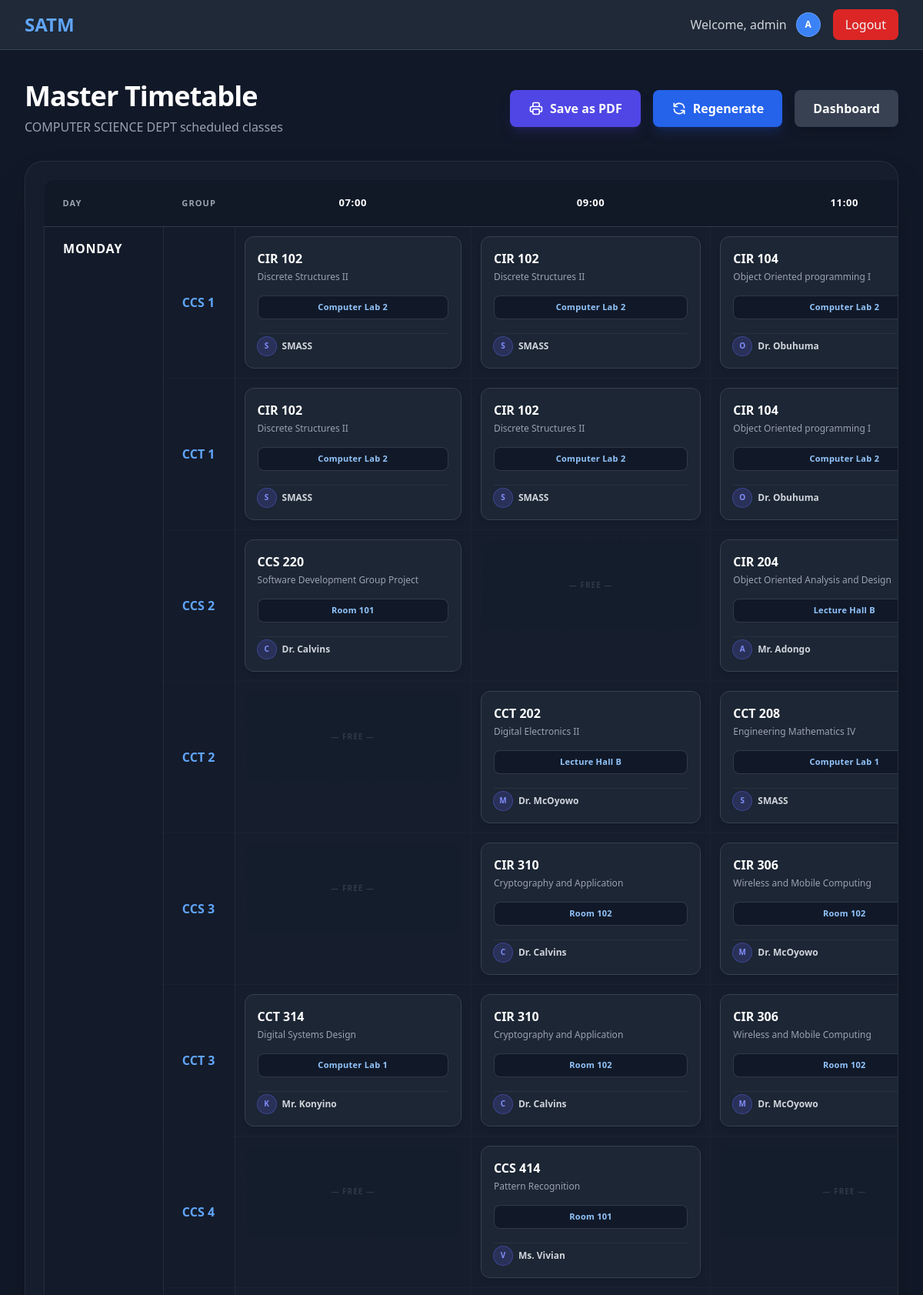
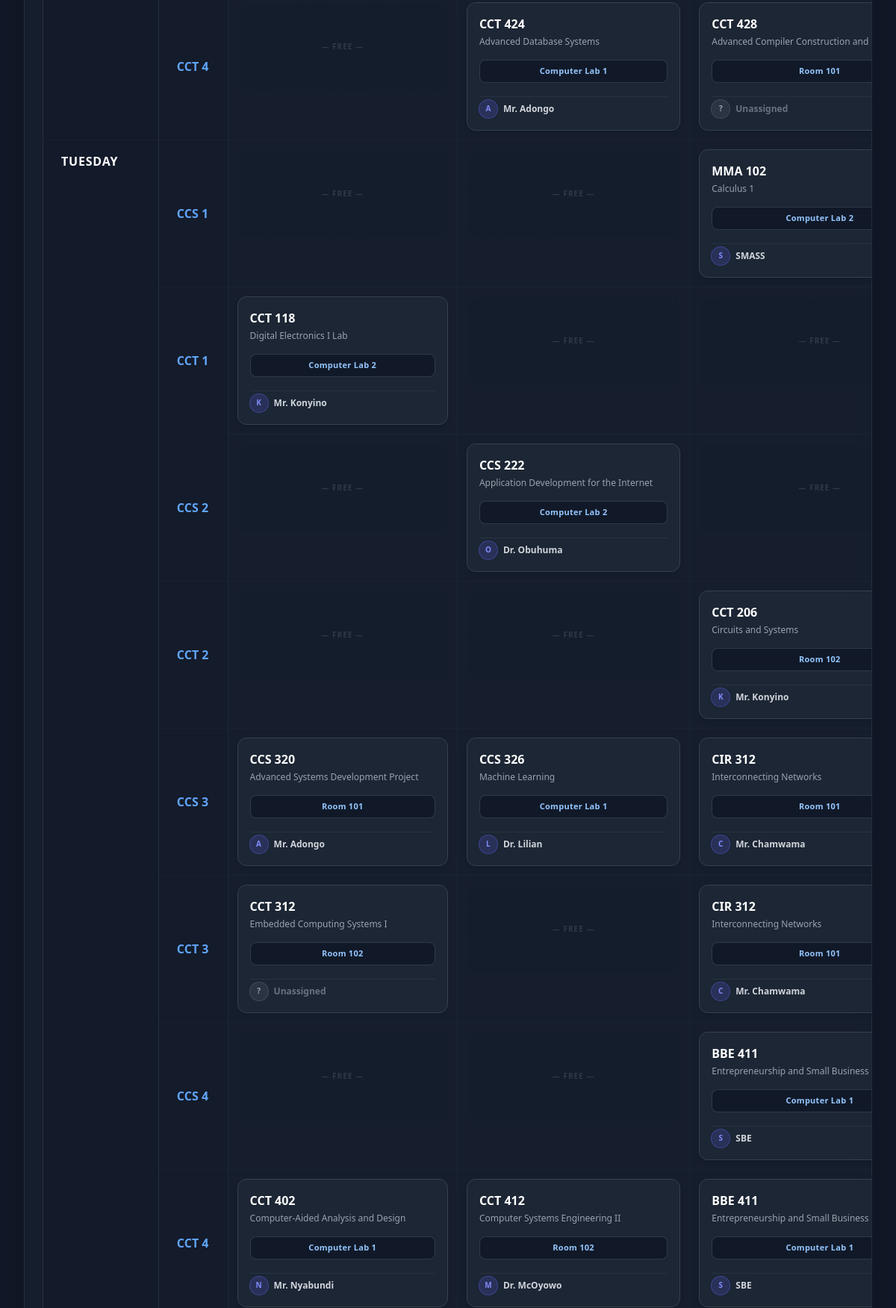
Screenshot of /dashboard/admin/master-timetable/ (signed in, upper part) with the database file from the repository (2 pictures, top to bottom).
### users/models.py (models this page shows, shortened)
class User(AbstractUser):
    username = models.CharField(
        _('username'),
        max_length=150,
        unique=True,
        help_text=_('Required. 150 characters or fewer. Letters, digits and @/./+/-/_ only.'),
        validators=[SlashedUsernameValidator()],
        error_messages={
            'unique': _("A user with that username already exists."),
        },
    )
    ROLE_CHOICES = (
        ('admin', 'Admin'),
        ('lecturer', 'Lecturer'),
        ('student', 'Student'),
    )
    role = models.CharField(max_length=20, choices=ROLE_CHOICES, default='student')
    course = models.ForeignKey('timetabling.Course', on_delete=models.SET_NULL, null=True, blank=True, related_name='students')
    profile_picture = models.ImageField(upload_to='profile_pics/', null=True, blank=True)
    must_change_password = models.BooleanField(default=False, help_text="Force user to change password on next login.")
    year = models.IntegerField(null=True, blank=True)
    semester = models.IntegerField(null=True, blank=True, default=1)

### timetabling/models.py (models this page shows, shortened)
class TimeSlot(models.Model):
    day = models.CharField(max_length=10)  # Monday, Tuesday...
    start_time = models.TimeField()
    end_time = models.TimeField()
    class Meta:
        unique_together = ('day', 'start_time')

class TimetableEntry(models.Model):
    unit = models.ForeignKey(Unit, on_delete=models.CASCADE)
    room = models.ForeignKey(Room, on_delete=models.CASCADE)
    time_slot = models.ForeignKey(TimeSlot, on_delete=models.CASCADE)
    is_published = models.BooleanField(default=False, help_text="Set to True when the admin explicitly shares the timetable")
    class Meta:
        unique_together = ('room', 'time_slot')

class Unit(models.Model):
    name = models.CharField(max_length=150)              # e.g. "Discrete Structures II"
    code = models.CharField(max_length=20)  # e.g. "CIR 102" – required for identification
    courses = models.ManyToManyField(Course, related_name='units')
    year = models.PositiveSmallIntegerField(
        choices=[(1, 'Year 1'), (2, 'Year 2'), (3, 'Year 3'), (4, 'Year 4')],
        default=1,
        help_text="Year in which this unit is taught"
    )
    semester = models.PositiveSmallIntegerField(
        choices=[(1, 'Semester 1'), (2, 'Semester 2')],
        default=1,
        help_text="Semester in which this unit is offered"
    )
    lecturer = models.ForeignKey('users.User', on_delete=models.SET_NULL, null=True, blank=True, limit_choices_to={'role': 'lecturer'})
    duration_hours = models.PositiveIntegerField(default=2, help_text="Duration per session (hours)")
    students_count = models.PositiveIntegerField(default=50, help_text="Approximate number of students")
    class Meta:
        verbose_name_plural = "Units"

class Room(models.Model):
    name = models.CharField(max_length=50, unique=True)
    capacity = models.PositiveIntegerField()

### timetabling/views.py (the view)
# urls.py: path('dashboard/admin/master-timetable/', timetabling_views.master_timetable_view, name='master_timetable_view'),
@login_required
def master_timetable_view(request):
    if request.user.role != 'admin':
        messages.error(request, "Access restricted to administrators only.")
        return redirect('login')
    try:
        ccs_course = Course.objects.get(name__icontains="Computer Science")
        cct_course = Course.objects.get(name__icontains="Computer Technology")
    except Course.DoesNotExist:
        ccs_course = None
        cct_course = None
    entries = TimetableEntry.objects.select_related('unit', 'room', 'time_slot').order_by('time_slot__day', 'time_slot__start_time')
    days_order = ["Monday", "Tuesday", "Wednesday", "Thursday", "Friday"]
    all_time_objs = sorted(list(set(e.time_slot.start_time for e in entries)))
    from datetime import time
    if not all_time_objs:
        all_time_objs = [time(7,0), time(9,0), time(11,0), time(13,0), time(15,0), time(17,0)]
    standard_groups = []
    for year in range(1, 5):
        standard_groups.append(f"CCS {year}")
        standard_groups.append(f"CCT {year}")
    timetable_data = {day: {} for day in days_order}
    for day in days_order:
        for group in standard_groups:
            timetable_data[day][group] = {t: None for t in all_time_objs}
    for entry in entries:
        day = entry.time_slot.day
        t = entry.time_slot.start_time
        year = entry.unit.year
        courses = entry.unit.courses.all()
        applicable_groups = []
        if ccs_course and ccs_course in courses:
            applicable_groups.append(f"CCS {year}")
        if cct_course and cct_course in courses:
            applicable_groups.append(f"CCT {year}")
        for g in applicable_groups:
            if day in timetable_data and g in timetable_data[day]:
                timetable_data[day][g][t] = entry
    context = {
        'timetable_data': timetable_data,
        'all_times': all_time_objs,
    }
    return render(request, 'dashboards/master_timetable.html', context)

### templates/dashboards/master_timetable.html (shortened to what this page needs)
{% extends 'dashboards/base_dashboard.html' %}
{% block content %}
<div class="space-y-8 animate-in fade-in duration-700 print-container">
    <div class="flex flex-col md:flex-row md:justify-between items-start md:items-center gap-4 mb-8">
        <div>
            <h1 class="text-4xl font-extrabold text-white tracking-tight">Master Timetable</h1>
            <p class="text-gray-400 mt-2">COMPUTER SCIENCE DEPT scheduled classes</p>
        </div>
        <div class="flex gap-4 no-print">
            <button onclick="window.print()"
                class="bg-indigo-600 hover:bg-indigo-700 px-6 py-3 rounded-lg font-bold text-white shadow-lg shadow-indigo-900/40 transition-all flex items-center gap-2 cursor-pointer">
                Save as PDF
            </button>
            <a href="{% url 'generate_timetable' %}"
                class="bg-blue-600 hover:bg-blue-700 px-6 py-3 rounded-lg font-bold text-white shadow-lg shadow-blue-900/40 transition-all flex items-center gap-2">
                <svg xmlns="http://www.w3.org/2000/svg" class="h-5 w-5" fill="none" viewBox="0 0 24 24"
                    stroke="currentColor">
                    <path stroke-linecap="round" stroke-linejoin="round" stroke-width="2"
                        d="M4 4v5h.582m15.356 2A8.001 8.001 0 004.582 9m0 0H9m11 11v-5h-.581m0 0a8.003 8.003 0 01-15.357-2m15.357 2H15" />
                </svg>
                Regenerate
            </a>
            <a href="{% url 'admin_dashboard' %}"
                class="bg-gray-700 hover:bg-gray-600 px-6 py-3 rounded-lg font-bold text-white shadow-lg transition-all">
                Dashboard
            </a>
        </div>
    </div>
    <div class="bg-gray-800/40 border border-gray-700/50 rounded-3xl p-6 backdrop-blur-md overflow-x-auto shadow-2xl">
        <div class="min-w-max">
            <table class="w-full text-left border-collapse">
                <thead>
                    <tr class="bg-gray-900/80">
                        <th
                            class="px-6 py-5 text-[11px] font-black text-gray-400 uppercase tracking-widest border-b border-gray-700/80 rounded-tl-xl">
                            Day</th>
                        <th
                            class="px-6 py-5 text-[11px] font-black text-gray-400 uppercase tracking-widest border-b border-gray-700/80">
                            Group</th>
                        {% for time in all_times %}
                        <th
                            class="px-6 py-5 text-[13px] font-black text-white tracking-wider border-b border-gray-700/80 text-center min-w-[200px]">
                            {{ time|time:"H:i" }}
                        </th>
                        {% endfor %}
                    </tr>
                </thead>
                <tbody class="divide-y divide-gray-800/50 border-x border-b border-gray-700/50">
                    {% for day, groups in timetable_data.items %}
                    {% for group, times in groups.items %}
                    <tr class="hover:bg-gray-800/40 transition-colors group">
                        {% if forloop.first %}
                        <td rowspan="{{ groups|length }}"
                            class="px-6 py-4 font-black text-white uppercase tracking-wider border-r border-gray-700/50 align-top bg-gray-900/40">
                            <div class="sticky top-4">{{ day }}</div>
                        </td>
                        {% endif %}
                        <td
                            class="px-6 py-4 font-bold text-blue-400 whitespace-nowrap border-r border-gray-800 bg-gray-900/20 align-middle">
                            {{ group }}
                        </td>
                        {% for time, entry in times.items %}
                        <td class="p-3 border-r border-gray-800/50 last:border-r-0 align-top">
                            {% if entry %}
                            <div
                                class="bg-gray-800/80 border border-gray-700 rounded-xl p-4 shadow-md h-full flex flex-col justify-between hover:border-blue-500/50 transition-colors">
                                <div>
                                    <div class="font-black text-white text-base mb-1">{{ entry.unit.code }}</div>
                                    <div class="text-xs text-gray-400 font-medium leading-snug line-clamp-2"
                                        title="{{ entry.unit.name }}">{{ entry.unit.name }}</div>
                                </div>
                                <div class="mt-4 space-y-3">
                                    <span
                                        class="inline-block px-3 py-1.5 bg-gray-900/80 border border-gray-700/80 rounded-lg text-[11px] font-black tracking-wide text-blue-300 w-full text-center truncate"
                                        title="{{ entry.room.name }}">
                                        {{ entry.room.name }}
                                    </span>
                                    <div class="flex items-center gap-2 pt-1 border-t border-gray-700/50">
                                        {% with l=entry.unit.lecturer %}
                                        {% if l %}
                                        <div
                                            class="w-6 h-6 rounded-full bg-indigo-500/20 text-indigo-400 flex items-center justify-center font-bold text-[10px] ring-1 ring-indigo-500/50 shrink-0">
                                            {{ l.username|slice:":1"|upper }}
                                        </div>
                                        <span class="text-xs font-semibold text-gray-300 truncate"
                                            title="{{ l.get_full_name|default:l.username }}">
                                            {{ l.get_full_name|default:l.username }}
                                        </span>
                                        {% else %}
                                        <div
                                            class="w-6 h-6 rounded-full bg-gray-500/20 text-gray-400 flex items-center justify-center font-bold text-[10px] ring-1 ring-gray-500/50 shrink-0">
                                            ?
                                        </div>
                                        <span class="text-xs font-semibold text-gray-500 truncate">Unassigned</span>
                                        {% endif %}
                                        {% endwith %}
                                    </div>
                                </div>
                            </div>
                            {% else %}
                            <div
                                class="h-full min-h-[120px] flex items-center justify-center border-2 border-dashed border-gray-800/40 rounded-xl bg-gray-900/10 opacity-50 group-hover:opacity-100 transition-opacity">
                                <span class="text-gray-600 text-[10px] font-bold uppercase tracking-widest">— Free
                                    —</span>
                            </div>
                            {% endif %}
                        </td>
                        {% endfor %}
                    </tr>
                    {% endfor %}
                    {% endfor %}
                </tbody>
            </table>
        </div>
    </div>
</div>
{% endblock %}

### templates/dashboards/base_dashboard.html (shortened to what this page needs)
{% load static %}
<!DOCTYPE html>
<html lang="en">
<head>
    <script src="https://cdn.tailwindcss.com"></script>
</head>
<body class="bg-gray-900 text-gray-100 min-h-screen">
    <nav class="bg-gray-800 border-b border-gray-700">
        <div class="max-w-7xl mx-auto px-4 sm:px-6 lg:px-8">
            <div class="flex justify-between h-16 items-center">
                <div class="flex items-center">
                    <span class="text-2xl font-bold text-blue-400">SATM</span>
                </div>
                <div class="flex items-center space-x-4">
                    <div class="flex items-center gap-3">
                        <span class="text-gray-300 hidden sm:inline">Welcome, {{ user.username }}</span>
                        <div
                            class="w-8 h-8 rounded-full bg-blue-500 flex items-center justify-center overflow-hidden border border-white/20">
                            {% if user.profile_picture %}
                            <img src="{{ user.profile_picture.url }}" alt="Profile" class="w-full h-full object-cover">
                            {% else %}
                            <span class="text-xs font-bold text-white">{{ user.username|slice:":1"|upper }}</span>
                            {% endif %}
                        </div>
                    </div>
                    <form action="{% url 'logout' %}" method="post">
                        <button type="submit" class="px-4 py-2 bg-red-600 hover:bg-red-700 rounded-lg transition">
                            Logout
                        </button>
                    </form>
                </div>
            </div>
        </div>
    </nav>
    <main class="max-w-7xl mx-auto py-10 px-4 sm:px-6 lg:px-8">
        {% block content %}{% endblock %}
    </main>
</body>
</html>

### rows the page displays
User: username "admin", username "A"
TimeSlot: all_times "07:00"
TimeSlot: all_times "09:00"
TimeSlot: all_times "11:00"
TimetableEntry: day "MONDAY", group "CCS 1", unit.code "CIR 102", unit.name "Discrete Structures II", room.name "Computer Lab 2", unit.lecturer.username "S", unit.lecturer.get_full_name "SMASS", group "CCT 1"
TimetableEntry: unit.code "CIR 102", unit.name "Discrete Structures II", room.name "Computer Lab 2", unit.lecturer.username "S", unit.lecturer.get_full_name "SMASS"
TimetableEntry: unit.code "CIR 104", unit.name "Object Oriented programming I", room.name "Computer Lab 2", unit.lecturer.username "O", unit.lecturer.get_full_name "Dr. Obuhuma"
TimetableEntry: group "CCS 2", unit.code "CCS 220", unit.name "Software Development Group Project", room.name "Room 101", unit.lecturer.username "C", unit.lecturer.get_full_name "Dr. Calvins"
TimetableEntry: unit.code "CIR 204", unit.name "Object Oriented Analysis and Design", room.name "Lecture Hall B", unit.lecturer.username "A", unit.lecturer.get_full_name "Mr. Adongo"
TimetableEntry: group "CCT 2", unit.code "CCT 202", unit.name "Digital Electronics II", room.name "Lecture Hall B", unit.lecturer.username "M", unit.lecturer.get_full_name "Dr. McOyowo"
TimetableEntry: unit.code "CCT 208", unit.name "Engineering Mathematics IV", room.name "Computer Lab 1", unit.lecturer.username "S", unit.lecturer.get_full_name "SMASS"
TimetableEntry: group "CCS 3", unit.code "CIR 310", unit.name "Cryptography and Application", room.name "Room 102", unit.lecturer.username "C", unit.lecturer.get_full_name "Dr. Calvins"
TimetableEntry: unit.code "CIR 306", unit.name "Wireless and Mobile Computing", room.name "Room 102", unit.lecturer.username "M", unit.lecturer.get_full_name "Dr. McOyowo"
TimetableEntry: group "CCT 3", unit.code "CCT 314", unit.name "Digital Systems Design", room.name "Computer Lab 1", unit.lecturer.username "K", unit.lecturer.get_full_name "Mr. Konyino"
TimetableEntry: group "CCS 4", unit.code "CCS 414", unit.name "Pattern Recognition", room.name "Room 101", unit.lecturer.username "V", unit.lecturer.get_full_name "Ms. Vivian"
TimetableEntry: group "CCT 4", unit.code "CCT 424", unit.name "Advanced Database Systems", room.name "Computer Lab 1", unit.lecturer.username "A", unit.lecturer.get_full_name "Mr. Adongo"
TimetableEntry: unit.code "CCT 428", unit.name "Advanced Compiler Construction and…", room.name "Room 101", shows "Unassigned"
TimetableEntry: day "TUESDAY", group "CCS 1", unit.code "MMA 102", unit.name "Calculus 1", room.name "Computer Lab 2", unit.lecturer.username "S", unit.lecturer.get_full_name "SMASS"
TimetableEntry: group "CCT 1", unit.code "CCT 118", unit.name "Digital Electronics I Lab", room.name "Computer Lab 2", unit.lecturer.username "K", unit.lecturer.get_full_name "Mr. Konyino"
TimetableEntry: group "CCS 2", unit.code "CCS 222", unit.name "Application Development for the Internet", room.name "Computer Lab 2", unit.lecturer.username "O", unit.lecturer.get_full_name "Dr. Obuhuma"
TimetableEntry: group "CCT 2", unit.code "CCT 206", unit.name "Circuits and Systems", room.name "Room 102", unit.lecturer.username "K", unit.lecturer.get_full_name "Mr. Konyino"
TimetableEntry: group "CCS 3", unit.code "CCS 320", unit.name "Advanced Systems Development Project", room.name "Room 101", unit.lecturer.username "A", unit.lecturer.get_full_name "Mr. Adongo"
TimetableEntry: unit.code "CCS 326", unit.name "Machine Learning", room.name "Computer Lab 1", unit.lecturer.username "L", unit.lecturer.get_full_name "Dr. Lilian"
TimetableEntry: unit.code "CIR 312", unit.name "Interconnecting Networks", room.name "Room 101", unit.lecturer.username "C", unit.lecturer.get_full_name "Mr. Chamwama"
TimetableEntry: group "CCT 3", unit.code "CCT 312", unit.name "Embedded Computing Systems I", room.name "Room 102", shows "Unassigned"
TimetableEntry: group "CCS 4", unit.code "BBE 411", unit.name "Entrepreneurship and Small Business…", room.name "Computer Lab 1", unit.lecturer.username "S", unit.lecturer.get_full_name "SBE"
TimetableEntry: group "CCT 4", unit.code "CCT 402", unit.name "Computer-Aided Analysis and Design", room.name "Computer Lab 1", unit.lecturer.username "N", unit.lecturer.get_full_name "Mr. Nyabundi"
TimetableEntry: unit.code "CCT 412", unit.name "Computer Systems Engineering II", room.name "Room 102", unit.lecturer.username "M", unit.lecturer.get_full_name "Dr. McOyowo"
